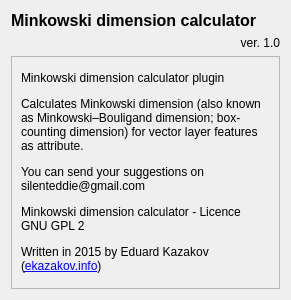
<?xml version="1.0" encoding="UTF-8"?>
<ui version="4.0">
 <class>Dialog</class>
 <widget class="QDialog" name="Dialog">
  <property name="geometry">
   <rect>
    <x>0</x>
    <y>0</y>
    <width>291</width>
    <height>300</height>
   </rect>
  </property>
  <property name="windowTitle">
   <string>About</string>
  </property>
  <property name="windowIcon">
   <iconset resource="../resources.qrc">
    <normaloff>:/plugins/minkowskiDimCalculator/icon.png</normaloff>:/plugins/minkowskiDimCalculator/icon.png</iconset>
  </property>
  <layout class="QGridLayout" name="gridLayout">
   <item row="0" column="0">
    <widget class="QLabel" name="label">
     <property name="font">
      <font>
       <pointsize>12</pointsize>
       <weight>75</weight>
       <bold>true</bold>
      </font>
     </property>
     <property name="text">
      <string>Minkowski dimension calculator</string>
     </property>
    </widget>
   </item>
   <item row="1" column="0">
    <widget class="QLabel" name="label_2">
     <property name="text">
      <string>ver. 1.0</string>
     </property>
     <property name="alignment">
      <set>Qt::AlignRight|Qt::AlignTrailing|Qt::AlignVCenter</set>
     </property>
    </widget>
   </item>
   <item row="2" column="0">
    <widget class="QScrollArea" name="scrollArea">
     <property name="widgetResizable">
      <bool>true</bool>
     </property>
     <widget class="QWidget" name="scrollAreaWidgetContents">
      <property name="geometry">
       <rect>
        <x>0</x>
        <y>0</y>
        <width>271</width>
        <height>236</height>
       </rect>
      </property>
      <layout class="QHBoxLayout" name="horizontalLayout">
       <item>
        <widget class="QLabel" name="label_3">
         <property name="text">
          <string>&lt;html&gt;&lt;head/&gt;&lt;body&gt;&lt;p&gt;&lt;span style=&quot; font-size:9pt;&quot;&gt;Minkowski dimension calculator plugin&lt;/span&gt;&lt;/p&gt;&lt;p&gt;&lt;span style=&quot; font-size:9pt;&quot;&gt;Calculates Minkowski dimension (also known as Minkowski–Bouligand dimension; box-counting dimension) for vector layer features as attribute.&lt;/span&gt;&lt;/p&gt;&lt;p&gt;&lt;span style=&quot; font-size:9pt;&quot;&gt;You can send your suggestions on silenteddie@gmail.com&lt;/span&gt;&lt;/p&gt;&lt;p&gt;&lt;span style=&quot; font-size:9pt;&quot;&gt;Minkowski dimension calculator - Licence GNU GPL 2&lt;/span&gt;&lt;/p&gt;&lt;p&gt;&lt;span style=&quot; font-size:9pt;&quot;&gt;Written in 2015 by Eduard Kazakov (&lt;/span&gt;&lt;a href=&quot;http://www.ekazakov.info&quot;&gt;&lt;span style=&quot; font-size:9pt; text-decoration: underline; color:#0000ff;&quot;&gt;ekazakov.info&lt;/span&gt;&lt;/a&gt;&lt;span style=&quot; font-size:9pt;&quot;&gt;)&lt;/span&gt;&lt;/p&gt;&lt;/body&gt;&lt;/html&gt;</string>
         </property>
         <property name="wordWrap">
          <bool>true</bool>
         </property>
        </widget>
       </item>
      </layout>
     </widget>
    </widget>
   </item>
  </layout>
 </widget>
 <resources>
  <include location="../resources.qrc"/>
 </resources>
 <connections/>
</ui>
